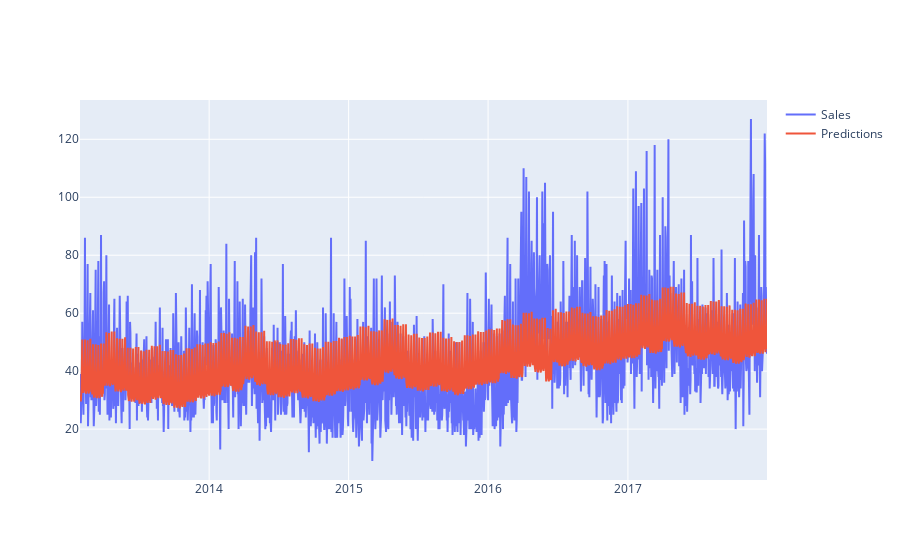

Source (notebook cell):
### Code cell
#Train WMAPE: 22.41
#Validation WMAPE: 25.71
transform_and_fit_gridsearch(item_data_df, INDEPENDENT_VARS, DEPENDENT_VAR, VALIDATION_SPLIT_DATE, visualize=True)

### Figure 1 — Plotly figure (JSON) as saved in the notebook; plotly's stock layout.template omitted (floating-point values rounded to 4 significant figures; data arrays with more than 128 entries replaced by an {"elided": "..."} marker saying what was removed)
{"data": [{"mode": "lines", "name": "Sales", "type": "scatter", "x": {"elided": "1799 str values"}, "y": {"elided": "1799 int values"}}, {"mode": "lines", "name": "Predictions", "type": "scatter", "x": {"elided": "1799 str values"}, "y": {"elided": "1799 float values"}}], "layout": {"autosize": true, "xaxis": {"autorange": true, "range": ["2013-01-28", "2017-12-31"], "type": "date"}, "yaxis": {"autorange": true, "range": [2.444, 133.6], "type": "linear"}}}
